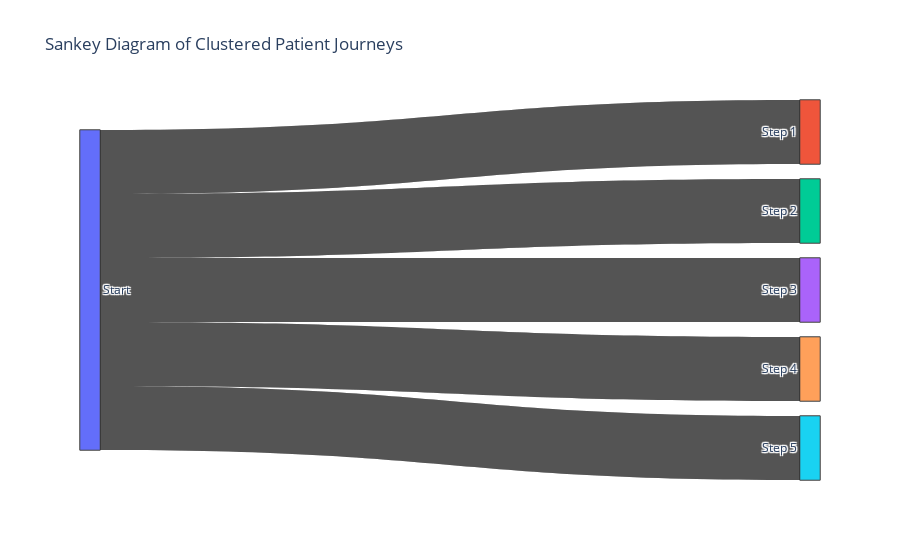

Write notebook code for a chart like this one.
### Code cell
import plotly.graph_objects as go
import numpy as np

# Ensure clusters is a NumPy array of integers
clusters = np.array(clusters, dtype=int)

# Verify the number of clusters
num_clusters = len(np.unique(clusters))

trace_sentences = np.array(trace_sentences)
print(trace_sentences)

# Sample patient journey per cluster
sample_traces = {i: trace_sentences[clusters == i][:5] for i in range(num_clusters)}

# Create Sankey diagram
fig = go.Figure()
for i, (cluster, traces) in enumerate(sample_traces.items()):
    fig.add_trace(go.Sankey(
        node=dict(
            pad=15, thickness=20,
            label=['Start'] + [f'Step {j+1}' for j in range(len(traces[0].split()))]
        ),
        link=dict(
            source=[0] * len(traces),
            target=list(range(1, len(traces[0].split()) + 1)),
            value=[1] * len(traces)
        )
    ))

fig.update_layout(title_text="Sankey Diagram of Clustered Patient Journeys")
fig.show()

### Figure 1 — Plotly figure (JSON) as saved in the notebook; plotly's stock layout.template omitted (floating-point values rounded to 4 significant figures; data arrays with more than 128 entries replaced by an {"elided": "..."} marker saying what was removed)
{"data": [{"link": {"source": [0, 0, 0, 0, 0], "target": [1, 2, 3, 4, 5, 6, 7, 8, 9, 10, 11, 12, 13, 14, 15, 16, 17, 18, 19, 20, 21, 22, 23, 24, 25, 26], "value": [1, 1, 1, 1, 1]}, "node": {"label": ["Start", "Step 1", "Step 2", "Step 3", "Step 4", "Step 5", "Step 6", "Step 7", "Step 8", "Step 9", "Step 10", "Step 11", "Step 12", "Step 13", "Step 14", "Step 15", "Step 16", "Step 17", "Step 18", "Step 19", "Step 20", "Step 21", "Step 22", "Step 23", "Step 24", "Step 25", "Step 26"], "pad": 15, "thickness": 20}, "type": "sankey"}, {"link": {"source": [0, 0, 0, 0, 0], "target": {"elided": "147 int values"}, "value": [1, 1, 1, 1, 1]}, "node": {"label": {"elided": "148 str values"}, "pad": 15, "thickness": 20}, "type": "sankey"}, {"link": {"source": [0, 0, 0, 0, 0], "target": {"elided": "462 int values"}, "value": [1, 1, 1, 1, 1]}, "node": {"label": {"elided": "463 str values"}, "pad": 15, "thickness": 20}, "type": "sankey"}, {"link": {"source": [0, 0, 0, 0, 0], "target": [1, 2, 3, 4, 5, 6, 7, 8, 9, 10, 11, 12, 13, 14, 15, 16, 17, 18, 19, 20, 21, 22, 23, 24, 25, 26, 27, 28, 29, 30, 31, 32, 33, 34, 35, 36, 37, 38, 39, 40, 41, 42, 43, 44, 45, 46, 47, 48, 49, 50, 51, 52, 53, 54, 55, 56, 57, 58, 59, 60, 61, 62, 63, 64, 65, 66, 67, 68, 69, 70, 71, 72, 73, 74, 75, 76, 77, 78, 79, 80, 81, 82], "value": [1, 1, 1, 1, 1]}, "node": {"label": ["Start", "Step 1", "Step 2", "Step 3", "Step 4", "Step 5", "Step 6", "Step 7", "Step 8", "Step 9", "Step 10", "Step 11", "Step 12", "Step 13", "Step 14", "Step 15", "Step 16", "Step 17", "Step 18", "Step 19", "Step 20", "Step 21", "Step 22", "Step 23", "Step 24", "Step 25", "Step 26", "Step 27", "Step 28", "Step 29", "Step 30", "Step 31", "Step 32", "Step 33", "Step 34", "Step 35", "Step 36", "Step 37", "Step 38", "Step 39", "Step 40", "Step 41", "Step 42", "Step 43", "Step 44", "Step 45", "Step 46", "Step 47", "Step 48", "Step 49", "Step 50", "Step 51", "Step 52", "Step 53", "Step 54", "Step 55", "Step 56", "Step 57", "Step 58", "Step 59", "Step 60", "Step 61", "Step 62", "Step 63", "Step 64", "Step 65", "Step 66", "Step 67", "Step 68", "Step 69", "Step 70", "Step 71", "Step 72", "Step 73", "Step 74", "Step 75", "Step 76", "Step 77", "Step 78", "Step 79", "Step 80", "Step 81", "Step 82"], "pad": 15, "thickness": 20}, "type": "sankey"}, {"link": {"source": [0, 0, 0, 0, 0], "target": [1, 2, 3, 4, 5, 6, 7, 8, 9, 10, 11, 12, 13, 14, 15, 16, 17, 18, 19, 20, 21, 22, 23, 24, 25, 26, 27, 28, 29, 30, 31, 32, 33, 34], "value": [1, 1, 1, 1, 1]}, "node": {"label": ["Start", "Step 1", "Step 2", "Step 3", "Step 4", "Step 5", "Step 6", "Step 7", "Step 8", "Step 9", "Step 10", "Step 11", "Step 12", "Step 13", "Step 14", "Step 15", "Step 16", "Step 17", "Step 18", "Step 19", "Step 20", "Step 21", "Step 22", "Step 23", "Step 24", "Step 25", "Step 26", "Step 27", "Step 28", "Step 29", "Step 30", "Step 31", "Step 32", "Step 33", "Step 34"], "pad": 15, "thickness": 20}, "type": "sankey"}], "layout": {"title": {"text": "Sankey Diagram of Clustered Patient Journeys"}}}
